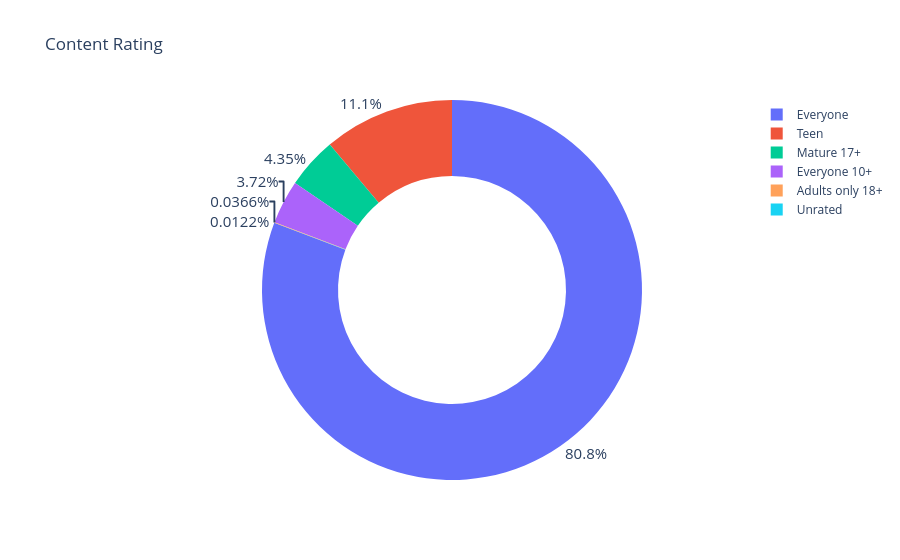

Notebook code cell kept with this figure:
### Code cell
# content_rating visualization using donut
fig = px.pie(labels=content_rating.index,
             values=content_rating.values,
             title="Content Rating",
             names=content_rating.index,
             hole=0.6
             )
fig.update_traces(textposition='outside',textinfo='percent',textfont_size=15)
fig.show()

### Figure 1 — Plotly figure (JSON) as saved in the notebook; plotly's stock layout.template omitted (floating-point values rounded to 4 significant figures)
{"data": [{"domain": {"x": [0.0, 1.0], "y": [0.0, 1.0]}, "hole": 0.6, "hovertemplate": "label=%{label}<br>value=%{value}<extra></extra>", "labels": ["Everyone", "Teen", "Mature 17+", "Everyone 10+", "Adults only 18+", "Unrated"], "legendgroup": "", "name": "", "showlegend": true, "values": [6621, 912, 357, 305, 3, 1], "type": "pie", "textfont": {"size": 15}, "textinfo": "percent", "textposition": "outside"}], "layout": {"legend": {"tracegroupgap": 0}, "title": {"text": "Content Rating"}}}
